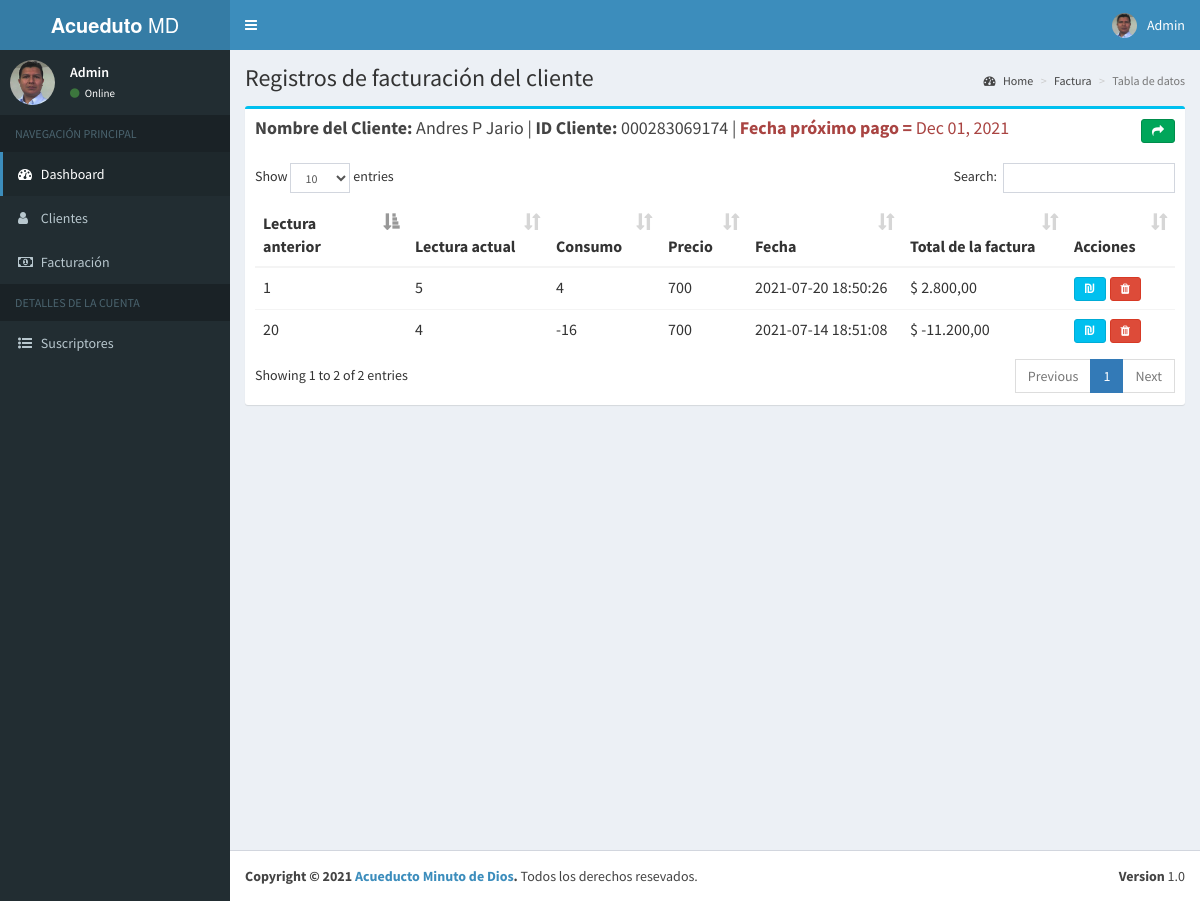
The page /admin/viewBill.php?q=000283069174 (signed in) on the database its author committed.
### tables this page shows
CREATE TABLE `tblclientuser` (
  `id` int(10) NOT NULL,
  `username` varchar(50) NOT NULL,
  `password` varchar(60) NOT NULL,
  `clientID` varchar(60) NOT NULL,
  `acc_status` int(11) NOT NULL,
  `role` varchar(100) NOT NULL,
  `created_on` date NOT NULL,
  `name` varchar(100) NOT NULL
);

CREATE TABLE `tblclient` (
  `id` int(10) NOT NULL,
  `cnumber` varchar(250) NOT NULL,
  `lname` varchar(60) NOT NULL,
  `fname` varchar(60) NOT NULL,
  `mi` varchar(2) NOT NULL,
  `address` varchar(60) NOT NULL,
  `contact` varchar(15) NOT NULL,
  `created_on` varchar(100) NOT NULL,
  `status` int(11) NOT NULL,
  `meternum` varchar(100) NOT NULL,
  `todate` varchar(100) NOT NULL
);

CREATE TABLE `tblbill` (
  `id` int(10) NOT NULL,
  `cnumber` varchar(20) NOT NULL,
  `prev` varchar(20) NOT NULL,
  `pres` varchar(20) NOT NULL,
  `price` varchar(20) NOT NULL,
  `date` varchar(20) NOT NULL
);

### admin/includes/session.php (called while the page is built, shortened)
<?php
	include 'conn.php';
	$sql = "SELECT * FROM tblclientuser WHERE id = '".$_SESSION['userid']."'";
	$query = $conn->query($sql);
	$user = $query->fetch_assoc();
?>

### admin/viewBill.php (the view, shortened to what this page needs)
<?php include "includes/header.php";
if(isset($_GET['q'])){
$sql = "SELECT * FROM tblclient WHERE cnumber=".$_GET['q'];
$query = $conn->query($sql);
$urow = $query->fetch_assoc();
}
$id=$urow['cnumber'] ;
$lname= $urow['lname'] ;
$fname=$urow['fname'] ;
$mi=$urow['mi'] ;
$created=$urow['created_on'] ;
$frequency = 'monthly';
$last_date_we_have = $created;
$valid_reminder_date = get_next_reminder_date($last_date_we_have, $frequency);
function get_next_reminder_date($start_date, $frequency)
{
    $date = new DateTime($start_date);
    switch ($frequency) {
        case 'monthly' :
            $interval = 'P1M';
            break;
    }
    $date->add(new DateInterval($interval));
    if ( time() > $date->getTimestamp() ) {
        return get_next_reminder_date($date->format('Y-m-d'), $frequency);
    } else {
        return $date->format('Y-m-d');
    }
}
?>
  <body class="skin-blue sidebar-mini">
    <div class="wrapper">
	 <?php include "includes/topnavbar.php";?>
	<?php include "includes/sidebar.php";?>
      <div class="content-wrapper">
        <section class="content-header">
          <h1>
          Registros de facturación del cliente
          </h1>
          <ol class="breadcrumb">
            <li><a href="#"><i class="fa fa-dashboard"></i> Home</a></li>
            <li><a href="#">Factura</a></li>
            <li class="active">Tabla de datos</li>
          </ol>
        </section>
        <section class="content">
           <div class="row">
            <div class="col-xs-12">
               <div class="box box-info">
                <div class="box-header">
                   <h3 class="box-title"><strong>Nombre del Cliente: </strong><?php echo $fname.' '.$mi.' '.$lname;?> | <strong>ID Cliente:</strong> <?php print $id;?> | <span class="text-danger"><?php echo '<strong>Fecha próximo pago = </strong>' .date('M d, Y', strtotime($valid_reminder_date))?></span></h3>
				  <a href="bill.php" class="btn btn-success btn-sm pull-right"><i class="fa fa-share"></i></a>
                </div>
                <div class="box-body table-responsive">
                  <table id="example1" class="table table-hover">
                    <thead>
                      <tr>
						<th>Lectura anterior</th>
						<th>Lectura actual</th>
						<th>Consumo</th>
						<th>Precio</th>
						<th>Fecha</th>
						<th>Total de la factura</th>
            <th>Acciones</th>
          </tr>
        </thead>
        <tbody>
          <?php
						$sql = "SELECT * FROM tblbill WHERE cnumber='$id'";
						$query = $conn->query($sql);
						while($row = $query->fetch_assoc()){
							 $prev=$row['prev'];
							  $pres=$row['pres'];
							  $price=$row['price'];
							  $totalcons=$pres - $prev;
							  $bill=$totalcons * $price;
						?>
                        <tr>
							<td><?php echo $prev; ?></td>
						    <td><?php echo $pres; ?></td>
							<td><?php echo $totalcons; ?></td>
							<td><?php echo $price; ?></td>
							<td><?php echo $row['date']; ?></td>
							<td>&#36; <?php echo number_format($bill,2, ',', '.'); ?></td>
							<td>
						    <a href="viewpayment.php?q=<?php echo $row['cnumber']; ?>" class="btn btn-info btn-sm"><span class="fa fa-shekel"></span></a>
							<a href="javascript:billDel(<?php echo $row['id']; ?>)" class="btn btn-danger btn-sm"><i class="fa fa-trash"></i></a>
						  </td>
						  </tr>
						  <?php
						}
					  ?>
					</tbody>
                  </table>
                </div>
              </div>
            </div>
          </div>
        </section>
      </div>
     <?php require_once "includes/footer.php";?>
    </div>
  </body>
</html>

### admin/includes/topNavbar.php (shortened to what this page needs)
<header class="main-header">
    <a href="#" class="logo">
      <span class="logo-lg"><b>Acueduto</b> MD</span>
    </a>
    <nav class="navbar navbar-static-top" role="navigation">
      <a href="#" class="sidebar-toggle" data-toggle="offcanvas" role="button">
      </a>
      <div class="navbar-custom-menu">
        <ul class="nav navbar-nav">
          <li class="dropdown user user-menu">
            <a href="#" class="dropdown-toggle" data-toggle="dropdown">
              <img src="../dist/img/user0-128x128.jpg" class="user-image" alt="User Image" />
              <span class="hidden-xs"><?php echo $user['role'];?></span>
            </a>
          </li>
        </ul>
      </div>
    </nav>
  </header>

### admin/includes/sidebar.php
   <aside class="main-sidebar">
     <section class="sidebar">
       <div class="user-panel">
         <div class="pull-left image">
           <img src="../dist/img/user0-128x128.jpg" class="img-circle" alt="User Image" />
         </div>
         <div class="pull-left info">
           <p><?php echo $user['role'];?></p>
           <a href="#"><i class="fa fa-circle text-success"></i> Online</a>
         </div>
       </div>
       <ul class="sidebar-menu">
         <li class="header">NAVEGACIÓN PRINCIPAL</li>
         <li class="active treeview">
           <a href="dashboard.php">
             <i class="fa fa-dashboard"></i> <span>Dashboard</span>
           </a>
         </li>
         <li><a href="clients.php"><i class="fa fa-user"></i> <span>Clientes</span></a></li>
         <li><a href="bill.php"><i class="fa fa-money"></i> <span>Facturación</span></a></li>
<li class="header">DETALLES DE LA CUENTA</li>
         <li><a href="member.php"><i class="fa fa-list-ul" aria-hidden="true"></i> <span>Suscriptores</span></a></li>
       </ul>
     </section>
   </aside>

### rows shown on the page
tblclientuser: role "Admin"
tblclient: fname "Andres", mi "P", lname "Jario", cnumber "000283069174", created_on "Dec 01, 2021"
tblbill: prev "1", pres "5", totalcons "4", price "700", date "2021-07-20 18:50:26", bill "2.800,00"
tblbill: prev "20", pres "4", totalcons "-16", price "700", date "2021-07-14 18:51:08", bill "-11.200,00"

### other values the page prints
$date "2021"
